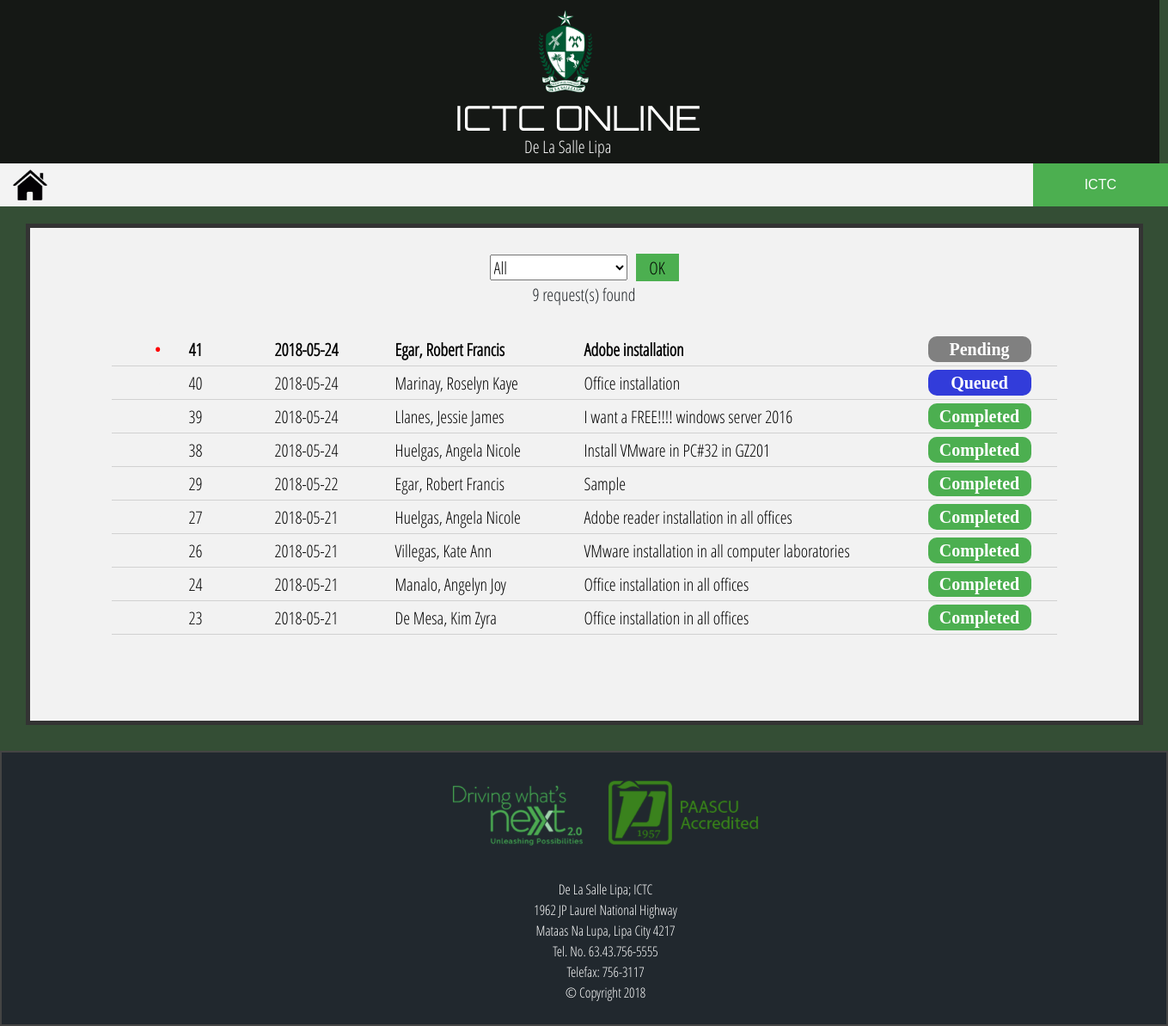
The app's page /ihistory.php?stat=All with its own data.
### tables this page shows
CREATE TABLE `requests` (
  `id` int(10) NOT NULL,
  `date` date NOT NULL,
  `name` varchar(100) NOT NULL,
  `contactno` int(15) NOT NULL,
  `department` varchar(50) NOT NULL,
  `request` varchar(200) NOT NULL,
  `remarks` varchar(200) NOT NULL,
  `status` varchar(100) NOT NULL,
  `comments` varchar(200) NOT NULL,
  `comments2` varchar(200) NOT NULL,
  `ictcstatus` varchar(20) NOT NULL,
  `ssstatus` varchar(20) NOT NULL,
  `user` varchar(20) NOT NULL
);

### ihistory.php (the view, shortened to what this page needs)
<!DOCTYPE html>
<html>
<head>
    <link rel="stylesheet" href="custom.css">
    <link rel="stylesheet" href="css/bootstrap.min.css">
	<link href="local-fonts/Orbitron/Orbitron.css" rel="stylesheet">
	<link href="local-fonts/Open-Sans/Open-Sans.css" rel="stylesheet">
</head>
<body>
	<div class="Header">
		<center ><img src="images/DLSL-logo.png" class="logo" width="100px" height="100px"></center>
		<center> <div class="Title">ICTC ONLINE </div> </center>
		<center> <div class="SubTitle">De La Salle Lipa </div> </center>
	</div>
  <div class="dropdown">
		<button class="dropbtn">ICTC</button>
		</div>
	<ul>
	  	<ul>
	  <li style="padding:5px"><a href="ictchome.php"><img src="home.png" style="width:40px;margin-left:10px;"></a></li>
	</ul>
	</ul>
<center>
<div class="main-body">
	<br>
	<?php
		$stat = $_GET['stat'];
		echo "<form action='ihistory.php?stat={$stat}' method='GET' >";
		echo "<select name='stat' style='width:160px'>";
		echo "<option value= $stat' type='hidden'> $stat </option>";
		echo "<option value='Disapproved'> Disapproved </option></select>";
		echo "<button style='background-color:#4CAF50;border:none;width:50px;margin-left:10px'> OK </button><br>";
		if ($stat=='All')
		{
		$query="SELECT * FROM requests WHERE status !='Disapproved' ORDER BY id DESC";
		}
		else{
			$query="SELECT * FROM requests WHERE status !='Disapproved' AND ictcstatus='$stat' ORDER BY id DESC";
		}
		$result=mysql_query($query);
		$num_results=mysql_num_rows($result);
		echo "$num_results request(s) found <br><br>";
		while($row=mysql_fetch_assoc($result))
		{
			echo "<a href='ihistory.php?stat={$stat}'style='text-decoration:none;'>";
			echo "<div class='rows'>";
			if($row['ictcstatus'] == 'Pending')
			{
				echo "<strong style='color:red;margin-left:50px;font-size:20px'>&#8226;</strong><strong>";
			}
			else { echo "<strong style='color:#f2f2f2;margin-left:50px;font-size:20px'>&#8226;</strong>";}
			if($row['ictcstatus'] == 'Pending')
			{
			echo "<div class='stat' style='background-color:gray'><strong>".$row['ictcstatus']."</strong></div>";
			}
			if($row['ictcstatus'] == 'Queued')
			{
			echo "<div class='stat' style='background-color:#323CDA'><strong>".$row['ictcstatus']."</strong></div>";
			}
			if($row['ictcstatus'] == 'Completed')
			{
			echo "<div class='stat' style='background-color:#4CAF50'><strong>".$row['ictcstatus']."</strong></div>";
			}
			echo "<div class='request'>".$row['request']."</div>";
			echo "<div class='name'>".$row['name']."</div>";
			echo "<div class='date'>".$row['date']."</div>";
			echo "<div class='id' style='margin-left:5px'>".$row['id']."</div>";
			echo "</div></a></strong>";
		}
	?>
	</form>
</div>
<br>
<footer>
	<div class="footer-info">
		<br>
	<center>
	<div class="footer-img">
	<img src="images/footer-img1.png">
	<img src="images/footer-img2.png">
	</div>
	<br>
	De La Salle Lipa; ICTC<br>
	1962 JP Laurel National Highway<br>
	Mataas Na Lupa, Lipa City 4217<br>
	Tel. No. 63.43.756-5555<br>
	Telefax: 756-3117<br>
	© Copyright 2018
	<br>
	</center>
	</div>
</footer>
</body>
</html>

### css/custom.css (style rules this page uses)
body { background-color: black; }

### ihistory.php (style rules this page uses)
body { background: #344e35 ; font-family: 'open_sans_condensedlight', sans-serif; font-size: 20px; }
.Header { width: 1349px; height: 190px; background: #151815; color: white; top: 90px; }
.Title { font-family: 'orbitronlight', sans-serif; font-size: 200%; position: absolute; left: 530px; top: 108px }
.SubTitle { position: absolute; font-size: 20px; font-family: 'open_sans_condensedlight', sans-serif; left: 610px; top: 155px }
.logo { position: absolute; left: 608px; top: 10px; }
.main-body { width: 1300px; border-style: solid; border-width: 5px; border-color: #333; background: #f2f2f2; margin-top: 20px; padding-bottom:100px; }
footer { width: 100%; height: 320px; background-color: #21282E; border-style: solid; border-width: 2px; border-color: #444; color: white; font-family: 'open_sans_condensedlight', sans-serif; }
.footer-info { margin-left: 50px; margin-top: 0px; font-size: 80%; }
.rows { padding-top:4px; padding-bottom:4px; text-align:left; color:black; text-decoration:none; border-bottom:1px solid #D1D1D1; width:1100px; }
.stat { position:static; float:right; text-align:center; width:120px; margin-right:30px; border-radius:10px; color:white; font-family:Calibri; font-size:20px; }
.id { position:static; float:right; text-align:left; width:50px; margin-right:50px; }
.date { position:static; float:right; text-align:left; width:100px; margin-right:40px; }
.name { position:static; float:right; text-align:left; width:200px; margin-right:20px; }
.request { position:static; float:right; text-align:left; width:400px; }
ul { list-style-type: none; margin: 0; padding: 0; overflow: hidden; background-color: #f3f3f3; text-decoration: none; height:50px; width:1161x; }
li { float: left; }
li a { text-decoration: none; display: block; color: black; text-align: center; font-size:18px; }
.dropbtn { background-color: #4CAF50; color: white; padding: 13px 60px; font-size: 16px; border: none; cursor: pointer; font-family: "Montserrat", sans-serif; }
.dropdown { position: relative; display: inline-block; float:right; }

### records on screen
requests: ictcstatus "Pending", request "Adobe installation", name "Egar, Robert Francis", date "2018-05-24", id "41"
requests: ictcstatus "Queued", request "Office installation", name "Marinay, Roselyn Kaye", date "2018-05-24", id "40"
requests: ictcstatus "Completed", request "I want a FREE!!!! windows server 2016", name "Llanes, Jessie James", date "2018-05-24", id "39"
requests: ictcstatus "Completed", request "Install VMware in PC#32 in GZ201", name "Huelgas, Angela Nicole", date "2018-05-24", id "38"
requests: ictcstatus "Completed", request "Sample", name "Egar, Robert Francis", date "2018-05-22", id "29"
requests: ictcstatus "Completed", request "Adobe reader installation in all offices", name "Huelgas, Angela Nicole", date "2018-05-21", id "27"
requests: ictcstatus "Completed", request "VMware installation in all computer laboratories", name "Villegas, Kate Ann", date "2018-05-21", id "26"
requests: ictcstatus "Completed", request "Office installation in all offices", name "Manalo, Angelyn Joy", date "2018-05-21", id "24"
requests: ictcstatus "Completed", request "Office installation in all offices", name "De Mesa, Kim Zyra", date "2018-05-21", id "23"

### other values on screen
$num_results "9"
form field stat "All"
